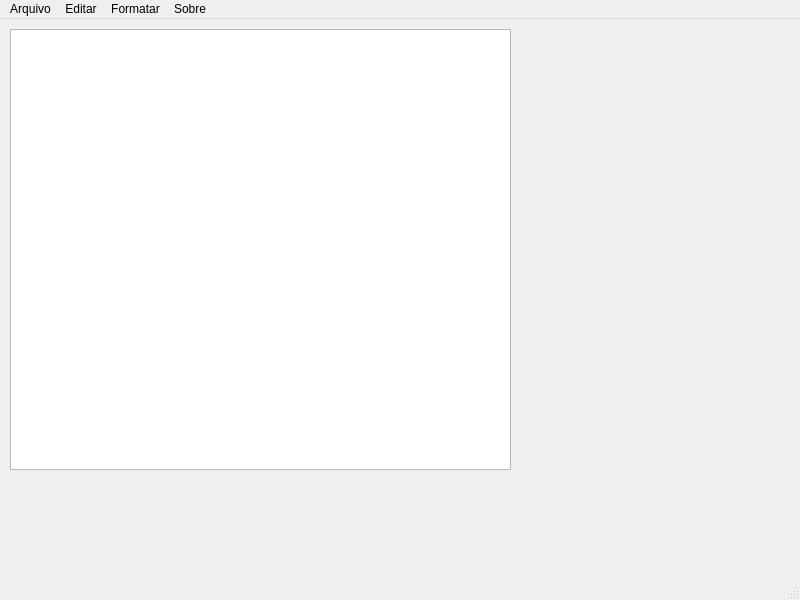
<?xml version="1.0" encoding="UTF-8"?>
<ui version="4.0">
 <class>MeuCadernoDeNotas</class>
 <widget class="QMainWindow" name="MeuCadernoDeNotas">
  <property name="geometry">
   <rect>
    <x>0</x>
    <y>0</y>
    <width>800</width>
    <height>600</height>
   </rect>
  </property>
  <property name="windowTitle">
   <string>MeuCadernoDeNotas</string>
  </property>
  <widget class="QWidget" name="centralwidget">
   <widget class="QTextEdit" name="textEdit">
    <property name="geometry">
     <rect>
      <x>10</x>
      <y>10</y>
      <width>501</width>
      <height>441</height>
     </rect>
    </property>
   </widget>
  </widget>
  <widget class="QMenuBar" name="menubar">
   <property name="geometry">
    <rect>
     <x>0</x>
     <y>0</y>
     <width>800</width>
     <height>26</height>
    </rect>
   </property>
   <widget class="QMenu" name="menuArquivo">
    <property name="title">
     <string>Arquivo</string>
    </property>
    <addaction name="actionNovo"/>
    <addaction name="actionAbrir"/>
    <addaction name="separator"/>
    <addaction name="actionSalvar"/>
    <addaction name="actionSalvar_como"/>
    <addaction name="actionImprimir"/>
    <addaction name="actionFechar"/>
   </widget>
   <widget class="QMenu" name="menuEditar">
    <property name="title">
     <string>Editar</string>
    </property>
    <addaction name="actionCopiar"/>
    <addaction name="actionRecortar"/>
    <addaction name="actionColar"/>
    <addaction name="actionDesfazer"/>
    <addaction name="actionRefazer"/>
   </widget>
   <widget class="QMenu" name="menuFormatar">
    <property name="title">
     <string>Formatar</string>
    </property>
    <addaction name="actionFormatar"/>
    <addaction name="actionCor"/>
    <addaction name="actionCor_de_fundo"/>
   </widget>
   <widget class="QMenu" name="menuSobre">
    <property name="title">
     <string>Sobre</string>
    </property>
    <addaction name="actionMeuCadernoDeNotas"/>
   </widget>
   <addaction name="menuArquivo"/>
   <addaction name="menuEditar"/>
   <addaction name="menuFormatar"/>
   <addaction name="menuSobre"/>
  </widget>
  <widget class="QStatusBar" name="statusbar"/>
  <action name="actionNovo">
   <property name="text">
    <string>Novo</string>
   </property>
  </action>
  <action name="actionAbrir">
   <property name="text">
    <string>Abrir</string>
   </property>
  </action>
  <action name="actionSalvar">
   <property name="text">
    <string>Salvar</string>
   </property>
  </action>
  <action name="actionSalvar_como">
   <property name="text">
    <string>Salvar como</string>
   </property>
  </action>
  <action name="actionImprimir">
   <property name="text">
    <string>Imprimir</string>
   </property>
  </action>
  <action name="actionFechar">
   <property name="text">
    <string>Fechar</string>
   </property>
  </action>
  <action name="actionCopiar">
   <property name="text">
    <string>Copiar</string>
   </property>
  </action>
  <action name="actionRecortar">
   <property name="text">
    <string>Recortar</string>
   </property>
  </action>
  <action name="actionColar">
   <property name="text">
    <string>Colar</string>
   </property>
  </action>
  <action name="actionFormatar">
   <property name="text">
    <string>Fonte</string>
   </property>
  </action>
  <action name="actionCor">
   <property name="text">
    <string>Cor</string>
   </property>
  </action>
  <action name="actionCor_de_fundo">
   <property name="text">
    <string>Cor de fundo</string>
   </property>
  </action>
  <action name="actionMeuCadernoDeNotas">
   <property name="text">
    <string>MeuCadernoDeNotas</string>
   </property>
  </action>
  <action name="actionDesfazer">
   <property name="text">
    <string>Desfazer</string>
   </property>
  </action>
  <action name="actionRefazer">
   <property name="text">
    <string>Refazer</string>
   </property>
  </action>
 </widget>
 <resources/>
 <connections/>
</ui>
